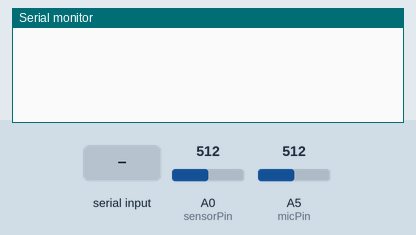
This sketch was run on a simulated Arduino Uno, built with avr-gcc and run on an emulated ATmega328P. Parts: the last lines printed to the serial monitor. The test bench sets the inputs (shaded band); at power-on: A0 (sensorPin) = 512, A5 (micPin) = 512.

Above: at 1.2 s.
1.3 s: "E" received over Serial
At 2.5 s:
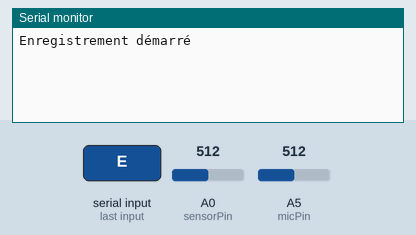
2.8 s: "T" received over Serial
At 3.9 s:
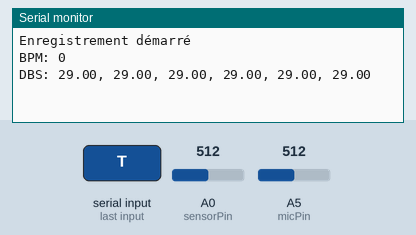

Measured:
- after the input at 1.3 s, the serial monitor: prints a new line at once (image 1)
- after the input at 2.8 s, the serial monitor: prints a new line after 0.06 s (image 2)

The sketch:

BPM_DBS2SCALA.ino
```cpp
// Capteur cardiaque
const int sensorPin = A0;           // Pin pour le capteur de rythme cardiaque
int sensorValue = 0;                // Valeur lue par le capteur
int seuil = 0;                      // Seuil dynamique pour détecter un battement
int valeurMax = 0;                  // Valeur maximale
int valeurMin = 1023;               // Valeur minimale
unsigned long dernierBattement = 0; // Temps du dernier battement détecté
int battementsParSeconde = 0;       // Nombre de battements dans la seconde actuelle
int tamponBPM[15] = {0};            // Tampon circulaire pour les battements
int indexTampon = 0;                // Index du tampon
int secondesEcoulees = 0;           // Nombre de secondes écoulées
unsigned long tempsPrecedent = 0;   // Temps précédent pour la mise à jour
unsigned long tempsMinMaxReset = 0; // Temps pour réinitialiser min/max
float marge = 0.35;                 // Marge pour ajuster le seuil dynamique
int seuilDetectionDoigt = 2;        // Amplitude minimale pour détecter un doigt
bool recording = false;             // Indicateur d'enregistrement actif

// Microphone
const int micPin = A5;        // Pin pour le micro
const int sampleWindow = 250; // Durée de l'échantillonnage pour le son en ms
unsigned int sample = 0;
const int maxAudioBufferSize = 100; // Tampon pour stocker les décibels par 250 ms
float audioBuffer[maxAudioBufferSize] = {0};
int audioBufferIndex = 0;   // Index du tampon circulaire pour les décibels
int totalAudioSegments = 0; // Nombre total de segments enregistrés

void setup()
{
  Serial.begin(9600); // Initialise la communication série
}

void loop()
{
  // Lecture des commandes série
  if (Serial.available() > 0)
  {
    char command = Serial.read();
    if (command == 'E')
    { // Commencer l'enregistrement
      recording = true;
      battementsParSeconde = 0;
      indexTampon = 0;
      secondesEcoulees = 0;
      totalAudioSegments = 0;
      audioBufferIndex = 0;
      Serial.println("Enregistrement démarré");
    }
    else if (command == 'T')
    { // Terminer l'enregistrement
      recording = false;

      // Calcul du rythme cardiaque moyen (BPM)
      int totalBPM = 0;
      for (int i = 0; i < secondesEcoulees; i++)
      {
        totalBPM += tamponBPM[i];
      }
      int bpmMoyen = (totalBPM * 4) / (secondesEcoulees > 0 ? secondesEcoulees : 1);

      // Envoi des données à Scala
      Serial.print("BPM: ");
      Serial.println(bpmMoyen);

      // Envoi des décibels moyensS
      Serial.print("DBS: ");
      for (int i = 0; i < totalAudioSegments; i++)
      {
        Serial.print(audioBuffer[i]);
        if (i < totalAudioSegments - 1)
          Serial.print(", ");
      }
      Serial.println();
    }
  }

  // Si l'enregistrement est actif
  if (recording)
  {
    // *** Partie rythme cardiaque ***
    sensorValue = analogRead(sensorPin);

    if (millis() - tempsMinMaxReset > 10000)
    {
      valeurMax = 0;
      valeurMin = 1023;
      tempsMinMaxReset = millis();
    }

    if (sensorValue > valeurMax)
      valeurMax = sensorValue;
    if (sensorValue < valeurMin)
      valeurMin = sensorValue;

    int amplitude = valeurMax - valeurMin;
    seuil = (valeurMax + valeurMin) / 2 + amplitude * marge;

    if (amplitude >= seuilDetectionDoigt)
    {
      if (sensorValue > seuil && millis() - dernierBattement > 300)
      {
        battementsParSeconde++;
        dernierBattement = millis();
      }
    }

    if (millis() - tempsPrecedent >= 1000)
    {
      tamponBPM[indexTampon] = battementsParSeconde;
      battementsParSeconde = 0;
      indexTampon = (indexTampon + 1) % 15;

      if (secondesEcoulees < 15)
        secondesEcoulees++;
      tempsPrecedent = millis();
    }

    // *** Partie son ***
    float peakToPeak = measureSoundLevel();
    int db = map(peakToPeak, 20, 900, 30, 90);

    // Stockage dans le tampon circulaire des décibels moyens
    audioBuffer[audioBufferIndex] = db;
    audioBufferIndex = (audioBufferIndex + 1) % maxAudioBufferSize;
    if (totalAudioSegments < maxAudioBufferSize)
      totalAudioSegments++;
  }

  delay(10); // Délai court pour stabiliser les lectures
}

// Fonction pour mesurer le niveau sonore en décibels
float measureSoundLevel()
{
  unsigned long startMillis = millis(); // Début de l'échantillonnage
  float peakToPeak = 0;                 // Amplitude crête-à-crête
  unsigned int signalMax = 0;
  unsigned int signalMin = 1024;

  while (millis() - startMillis < sampleWindow)
  {
    sample = analogRead(micPin); // Lecture du micro
    if (sample < 1024)
    { // Ignorer les valeurs aberrantes
      if (sample > signalMax)
      {
        signalMax = sample; // Mise à jour du maximum
      }
      else if (sample < signalMin)
      {
        signalMin = sample; // Mise à jour du minimum
      }
    }
  }

  peakToPeak = signalMax - signalMin; // Calcul de l'amplitude crête-à-crête
  return peakToPeak;
}
```
